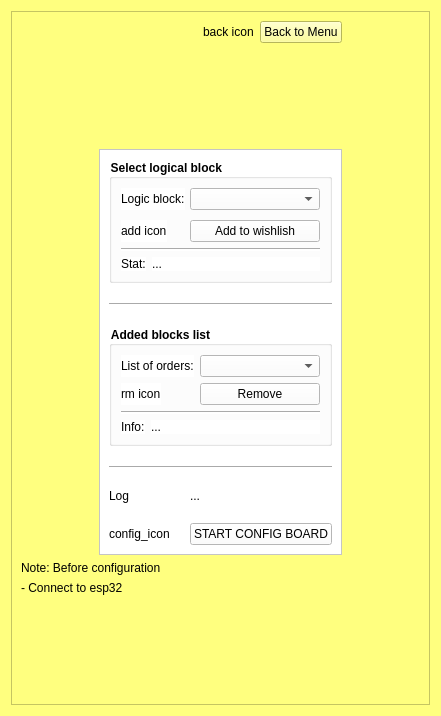
<?xml version="1.0" encoding="UTF-8"?>
<ui version="4.0">
 <class>_b_config_logic_layer</class>
 <widget class="QWidget" name="_b_config_logic_layer">
  <property name="geometry">
   <rect>
    <x>0</x>
    <y>0</y>
    <width>441</width>
    <height>716</height>
   </rect>
  </property>
  <property name="windowTitle">
   <string>Form</string>
  </property>
  <property name="styleSheet">
   <string notr="true">background-color: rgb(255, 255, 127);</string>
  </property>
  <layout class="QGridLayout" name="gridLayout">
   <item row="0" column="1">
    <widget class="QScrollArea" name="scrollArea">
     <property name="widgetResizable">
      <bool>true</bool>
     </property>
     <widget class="QWidget" name="scrollAreaWidgetContents">
      <property name="geometry">
       <rect>
        <x>0</x>
        <y>0</y>
        <width>421</width>
        <height>696</height>
       </rect>
      </property>
      <layout class="QGridLayout" name="gridLayout_2">
       <item row="0" column="1">
        <layout class="QHBoxLayout" name="horizontalLayout_2">
         <item>
          <spacer name="horizontalSpacer_4">
           <property name="orientation">
            <enum>Qt::Horizontal</enum>
           </property>
           <property name="sizeHint" stdset="0">
            <size>
             <width>40</width>
             <height>20</height>
            </size>
           </property>
          </spacer>
         </item>
         <item>
          <widget class="QLabel" name="label_ic_back">
           <property name="text">
            <string>back icon</string>
           </property>
          </widget>
         </item>
         <item>
          <widget class="QPushButton" name="btn_back">
           <property name="text">
            <string>Back to Menu</string>
           </property>
          </widget>
         </item>
        </layout>
       </item>
       <item row="1" column="1">
        <spacer name="verticalSpacer">
         <property name="orientation">
          <enum>Qt::Vertical</enum>
         </property>
         <property name="sizeHint" stdset="0">
          <size>
           <width>20</width>
           <height>78</height>
          </size>
         </property>
        </spacer>
       </item>
       <item row="2" column="0">
        <spacer name="horizontalSpacer">
         <property name="orientation">
          <enum>Qt::Horizontal</enum>
         </property>
         <property name="sizeHint" stdset="0">
          <size>
           <width>144</width>
           <height>20</height>
          </size>
         </property>
        </spacer>
       </item>
       <item row="2" column="1">
        <widget class="QFrame" name="frame_cf_lgb">
         <property name="styleSheet">
          <string notr="true">background-color: rgb(255, 255, 255);</string>
         </property>
         <property name="frameShape">
          <enum>QFrame::StyledPanel</enum>
         </property>
         <property name="frameShadow">
          <enum>QFrame::Raised</enum>
         </property>
         <layout class="QVBoxLayout" name="verticalLayout">
          <property name="spacing">
           <number>20</number>
          </property>
          <item>
           <widget class="QGroupBox" name="groupBox_select">
            <property name="font">
             <font>
              <bold>true</bold>
             </font>
            </property>
            <property name="title">
             <string>Select logical block </string>
            </property>
            <layout class="QVBoxLayout" name="verticalLayout_2">
             <property name="leftMargin">
              <number>9</number>
             </property>
             <item>
              <layout class="QFormLayout" name="formLayout_3">
               <property name="horizontalSpacing">
                <number>5</number>
               </property>
               <property name="verticalSpacing">
                <number>10</number>
               </property>
               <item row="0" column="0">
                <widget class="QLabel" name="label_7">
                 <property name="text">
                  <string>Logic block:</string>
                 </property>
                </widget>
               </item>
               <item row="0" column="1">
                <widget class="QComboBox" name="combox_list_avail"/>
               </item>
               <item row="1" column="1">
                <widget class="QPushButton" name="btn_add_wishlist">
                 <property name="text">
                  <string>Add to wishlish</string>
                 </property>
                </widget>
               </item>
               <item row="1" column="0">
                <widget class="QLabel" name="label_ic_add_wishlist">
                 <property name="text">
                  <string>add icon</string>
                 </property>
                </widget>
               </item>
              </layout>
             </item>
             <item>
              <widget class="Line" name="line">
               <property name="orientation">
                <enum>Qt::Horizontal</enum>
               </property>
              </widget>
             </item>
             <item>
              <layout class="QFormLayout" name="formLayout">
               <item row="0" column="0">
                <widget class="QLabel" name="label">
                 <property name="text">
                  <string>Stat:</string>
                 </property>
                </widget>
               </item>
               <item row="0" column="1">
                <widget class="QLabel" name="label_stat_select">
                 <property name="text">
                  <string>...</string>
                 </property>
                </widget>
               </item>
              </layout>
             </item>
            </layout>
           </widget>
          </item>
          <item>
           <widget class="Line" name="line_3">
            <property name="orientation">
             <enum>Qt::Horizontal</enum>
            </property>
           </widget>
          </item>
          <item>
           <widget class="QGroupBox" name="groupBox_added">
            <property name="font">
             <font>
              <bold>true</bold>
             </font>
            </property>
            <property name="title">
             <string>Added blocks list</string>
            </property>
            <layout class="QVBoxLayout" name="verticalLayout_4">
             <item>
              <layout class="QFormLayout" name="formLayout_4">
               <item row="0" column="0">
                <widget class="QLabel" name="label_9">
                 <property name="text">
                  <string>List of orders:</string>
                 </property>
                </widget>
               </item>
               <item row="0" column="1">
                <widget class="QComboBox" name="combox_list_order"/>
               </item>
               <item row="1" column="0">
                <widget class="QLabel" name="label_5">
                 <property name="text">
                  <string>rm icon</string>
                 </property>
                </widget>
               </item>
               <item row="1" column="1">
                <widget class="QPushButton" name="btn_rm_order">
                 <property name="text">
                  <string>Remove</string>
                 </property>
                </widget>
               </item>
              </layout>
             </item>
             <item>
              <widget class="Line" name="line_2">
               <property name="orientation">
                <enum>Qt::Horizontal</enum>
               </property>
              </widget>
             </item>
             <item>
              <layout class="QFormLayout" name="formLayout_2">
               <item row="0" column="0">
                <widget class="QLabel" name="label_logic_if_ic">
                 <property name="text">
                  <string>Info:</string>
                 </property>
                </widget>
               </item>
               <item row="0" column="1">
                <widget class="QLabel" name="label_logic_if_log">
                 <property name="text">
                  <string>...</string>
                 </property>
                </widget>
               </item>
              </layout>
             </item>
            </layout>
           </widget>
          </item>
          <item>
           <widget class="Line" name="line_4">
            <property name="orientation">
             <enum>Qt::Horizontal</enum>
            </property>
           </widget>
          </item>
          <item>
           <layout class="QFormLayout" name="formLayout_5">
            <item row="1" column="0">
             <widget class="QLabel" name="btn_start_cf_ic">
              <property name="text">
               <string>config_icon</string>
              </property>
             </widget>
            </item>
            <item row="1" column="1">
             <widget class="QPushButton" name="btn_start_cf">
              <property name="text">
               <string>START CONFIG BOARD</string>
              </property>
             </widget>
            </item>
            <item row="0" column="0">
             <widget class="QLabel" name="label_3">
              <property name="text">
               <string>Log</string>
              </property>
             </widget>
            </item>
            <item row="0" column="1">
             <widget class="QLabel" name="label_log_cf_start">
              <property name="text">
               <string>...</string>
              </property>
             </widget>
            </item>
           </layout>
          </item>
         </layout>
        </widget>
       </item>
       <item row="2" column="2">
        <spacer name="horizontalSpacer_2">
         <property name="orientation">
          <enum>Qt::Horizontal</enum>
         </property>
         <property name="sizeHint" stdset="0">
          <size>
           <width>143</width>
           <height>20</height>
          </size>
         </property>
        </spacer>
       </item>
       <item row="3" column="0" colspan="3">
        <layout class="QVBoxLayout" name="verticalLayout_3">
         <item>
          <widget class="QLabel" name="label_2">
           <property name="text">
            <string>Note: Before configuration</string>
           </property>
          </widget>
         </item>
         <item>
          <widget class="QLabel" name="label_4">
           <property name="text">
            <string>- Connect to esp32</string>
           </property>
          </widget>
         </item>
        </layout>
       </item>
       <item row="4" column="1">
        <spacer name="verticalSpacer_2">
         <property name="orientation">
          <enum>Qt::Vertical</enum>
         </property>
         <property name="sizeHint" stdset="0">
          <size>
           <width>20</width>
           <height>89</height>
          </size>
         </property>
        </spacer>
       </item>
      </layout>
     </widget>
    </widget>
   </item>
  </layout>
 </widget>
 <resources/>
 <connections/>
</ui>
